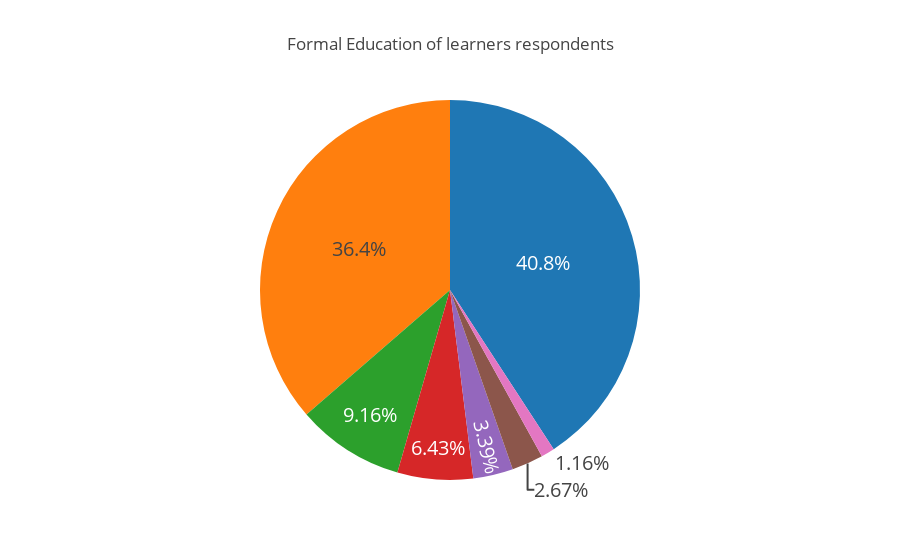

The code cell stored with this chart in its notebook:
### Markdown cell above
We notice that some of the highest proportions of learners are found in Nigeria, Egypt, Kenia and Indonesia. Those are countries where data science is at its very start and it finding as much learners as practitioners make sens. In the other hand, only 26% of american kagglers are still in the learning phase.

What I found more surprising was the proportion of learners in China (47.34%). I would have guessed that the proportion of learners in China is similar to the one of the US but that's not true at all according to the survey responses.

Let's see what's the formal education of our learners.

### Code cell
edu = learners['FormalEducation'].value_counts()
labels = (np.array(edu.index))
values = (np.array((edu / edu.sum())*100))

trace = go.Pie(labels=labels, values=values,
              hoverinfo='label+percent',
               textfont=dict(size=20),
                showlegend=False)

layout = go.Layout(
    title='Formal Education of learners respondents'
)

data_trace = [trace]
fig = go.Figure(data=data_trace, layout=layout)
py.iplot(fig, filename="Formal_Education2")

### Figure 1 — Plotly figure (JSON) as saved in the notebook; plotly's stock layout.template omitted (floating-point values rounded to 4 significant figures)
{"data": [{"hoverinfo": "label+percent", "labels": ["Bachelor's degree", "Master's degree", "Some college/university study without earning a bachelor's degree", "Doctoral degree", "I did not complete any formal education past high school", "Professional degree", "I prefer not to answer"], "showlegend": false, "textfont": {"size": 20}, "type": "pie", "uid": "2a2c5352-f195-40ba-aba1-753126512899", "values": [40.81, 36.37, 9.16, 6.429, 3.395, 2.674, 1.157]}], "layout": {"title": {"text": "Formal Education of learners respondents"}}}
